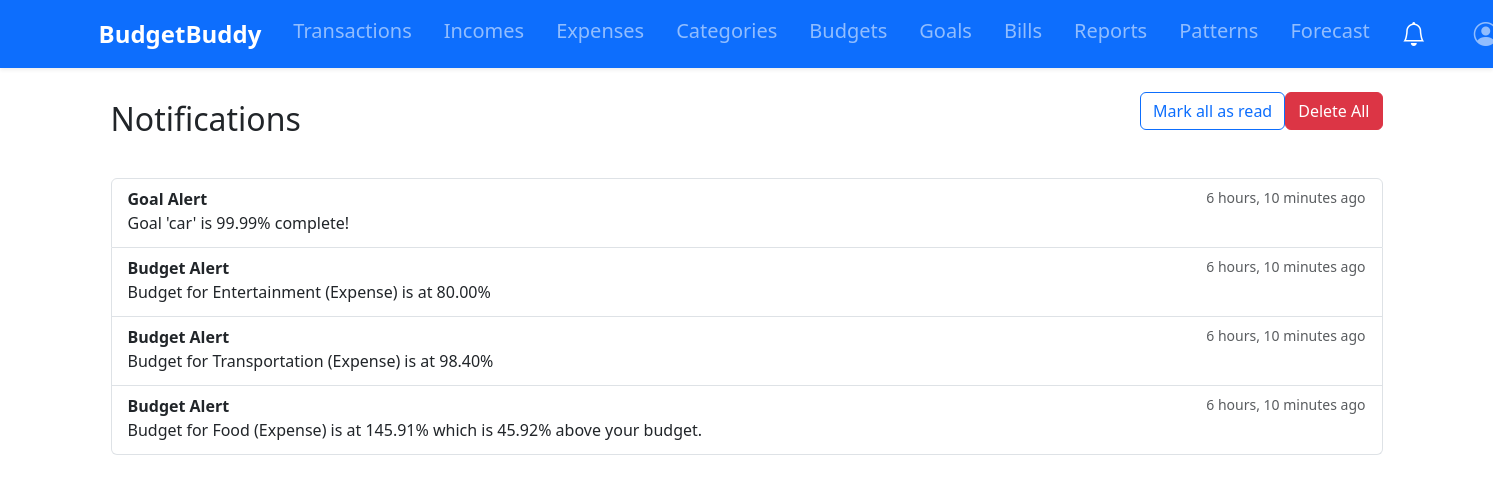
The app's page /notifications/ (signed in) with its own data.
### tracker/models.py (models this page shows)
class Notification(models.Model):
    user = models.ForeignKey(User, on_delete=models.CASCADE)
    message = models.CharField(max_length=255)
    is_read = models.BooleanField(default=False)
    created_at = models.DateTimeField(auto_now_add=True)
    notification_type = models.CharField(max_length=20, choices=[
        ('GOAL', 'Goal Alert'),
        ('BUDGET', 'Budget Alert'),
        ('BILL', 'Bill Reminder')
    ])
    last_sent = models.DateTimeField(auto_now_add=True)
    repeat_frequency = models.CharField(max_length=10, choices=[
        ('ONCE', 'Once'),
        ('DAILY', 'Daily'),
        ('WEEKLY', 'Weekly')
    ], default='ONCE')
    is_active = models.BooleanField(default=True)

### tracker/views.py (the view)
# urls.py: path('notifications/', notifications, name='notifications'),
@login_required
def notifications(request):
    if request.method == 'POST':
        pass
    check_budget_alerts(request.user)
    check_goal_alerts(request.user)
    check_bill_reminders(request.user)
    notifications = Notification.objects.filter(user=request.user).order_by('-created_at')
    unread_count = notifications.filter(is_read=False).count()
    return render(request, 'tracker/notifications.html', {
        'notifications': notifications,
        'unread_count': unread_count
    })

### tracker/context_processors.py (called while the page is built)
def notifications_count(request):
    if request.user.is_authenticated:
        return {
            'unread_notifications_count': Notification.objects.filter(
                user=request.user,
                is_read=False
            ).count()
        }
    return {'unread_notifications_count': 0}

### tracker/models.py (called while the page is built)
    def __str__(self):
        return f"{self.name} ({self.get_category_type_display()})"

    def progress(self):
        expenses = Transaction.objects.filter(
            user=self.user,
            category=self.category,
            date__gte=self.start_date,
            date__lte=self.end_date
        ).aggregate(total=models.Sum('amount'))['total'] or 0
        return (expenses / self.amount) * 100 if self.amount else 0

    def progress(self):
        return (self.current_amount / self.target_amount) * 100 if self.target_amount else 0

### tracker/utils.py (called while the page is built, shortened)
def should_send_notification(notification_type, user, message):
    now = timezone.now()
    threshold = {
        'BUDGET': timedelta(hours=12),
        'GOAL': timedelta(days=1),
        'BILL': timedelta(days=1)
    }.get(notification_type, timedelta(days=1))
    existing = Notification.objects.filter(
        user=user,
        notification_type=notification_type,
        message=message,
        is_active=True
    ).order_by('-last_sent').first()
    if not existing:
        return True
    if existing.repeat_frequency == 'ONCE':
        return False
    elif existing.repeat_frequency == 'DAILY' and (now - existing.last_sent) >= timedelta(days=1):
        return True
    elif existing.repeat_frequency == 'WEEKLY' and (now - existing.last_sent) >= timedelta(weeks=1):
        return True
    return False

def create_notification(user, message, notification_type, repeat_frequency='ONCE'):
    if should_send_notification(notification_type, user, message):
        Notification.objects.create(
            user=user,
            message=message,
            notification_type=notification_type,
            repeat_frequency=repeat_frequency
        )

def check_bill_reminders(user):
    upcoming_bills = Bill.objects.filter(
        user=user,
        is_paid=False,
        due_date__lte=timezone.now().date() + timedelta(days=7)
    )

### templates/tracker/notifications.html (shortened to what this page needs)
{% extends 'base.html' %}
{% block content %}
<div class="container">
    <div class="d-flex justify-content-between align-items-center mb-4">
        <h2>Notifications</h2>
        <div class="d-flex justify-content-between align-items-center mb-4">
            <a href="{% url 'mark_all_notification_read' %}" class="btn btn-outline-primary">
                 Mark all as read
            </a>
            <form method="POST" action="{% url 'clear_notifications' %}">
                <button type="submit" class="btn btn-danger"
                        onclick="return confirm('Permanently delete ALL notifications?')">
                     Delete All
                </button>
            </form>
        </div>
    </div>
    <div class="list-group">
        {% for notification in notifications %}
        <a href="{% url 'mark_notification_read' notification.id %}"
           class="list-group-item list-group-item-action {% if not notification.is_read %}list-group-item-info{% endif %}">
            <div class="d-flex justify-content-between">
                <div>
                    <strong>{{ notification.get_notification_type_display }}</strong>
                    <p class="mb-1">{{ notification.message }}</p>
                </div>
                <small class="text-muted">{{ notification.created_at|timesince }} ago</small>
            </div>
        </a>
        {% empty %}
        <div class="alert alert-info">No notifications</div>
        {% endfor %}
    </div>
</div>
{% endblock %}

### records on screen
Notification: notification_type "Goal Alert", message "Goal 'car' is 99.99% complete!", created_at "6 hours, 10 minutes"
Notification: notification_type "Budget Alert", message "Budget for Entertainment (Expense) is at 80.00%", created_at "6 hours, 10 minutes"
Notification: notification_type "Budget Alert", message "Budget for Transportation (Expense) is at 98.40%", created_at "6 hours, 10 minutes"
Notification: notification_type "Budget Alert", message "Budget for Food (Expense) is at 145.91% which is 45.92% above your budget.", created_at "6 hours, 10 minutes"
